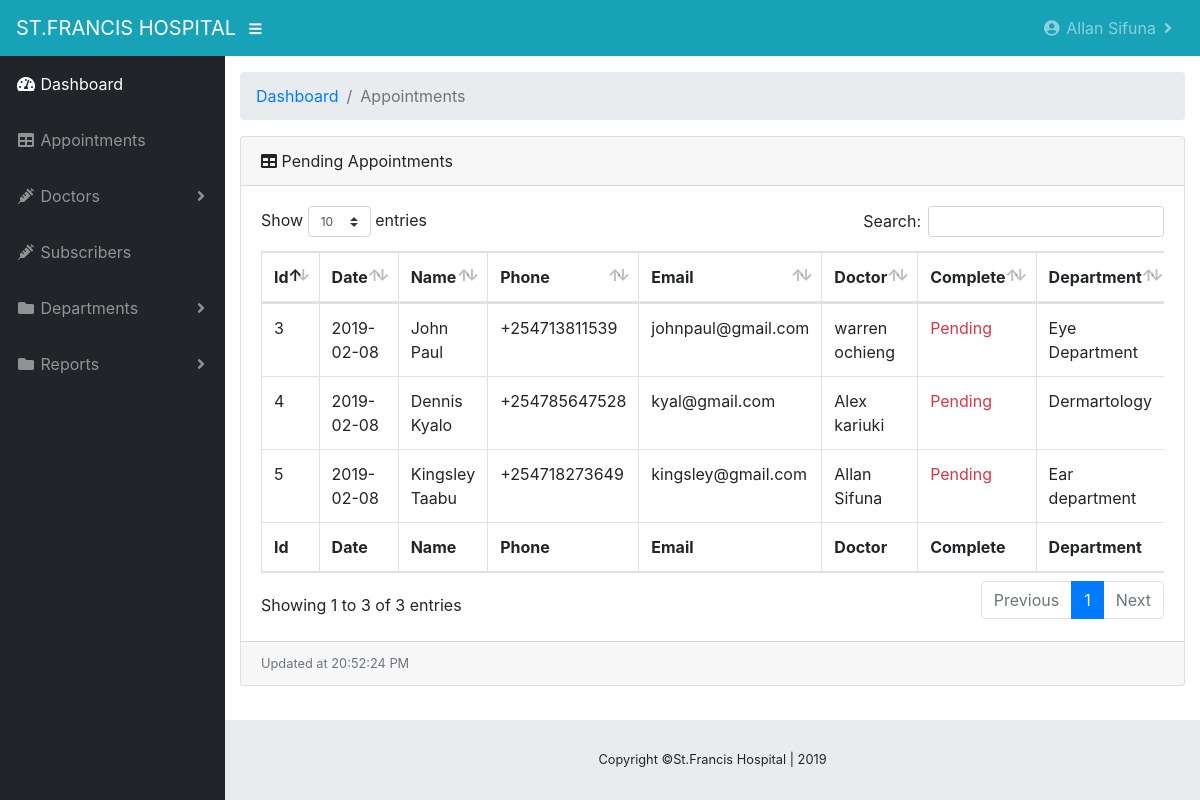
The page /pending (signed in) on the database its author committed.
### medlink/models.py (models this page shows, shortened)
class Doctors(db.Model, UserMixin):
    id = db.Column(db.Integer, primary_key=True, nullable=False)
    fullname = db.Column(db.String(30), unique=True, nullable=False)
    user_role = db.Column(db.String(30), default="User")
    department = db.Column(db.String(30), default="Adminstrator")
    status = db.Column(db.String(20), nullable=False, default="Active")
    email = db.Column(db.String(30), unique=True, nullable=False)
    phone = db.Column(db.String(10), unique=True, nullable=False)
    password = db.Column(db.String(60), nullable=False)
    appointment = db.relationship('Appointment', backref='doctor', lazy=True)

class Appointment(db.Model):
    id = db.Column(db.Integer, primary_key=True, nullable=False)
    fullname = db.Column(db.String(30), nullable=False)
    email = db.Column(db.String(30), nullable=False)
    phone = db.Column(db.String(10), nullable=False)
    appointment_department = db.Column(db.String(30), nullable=False)
    assigned = db.Column(db.String(30), nullable=False, default="False")
    sms_sent = db.Column(db.String(70), nullable=False, default="False")
    print_date = db.Column(db.Integer)
    date_of_booking = db.Column(db.DateTime, nullable=False, default=datetime.utcnow)
    complete = db.Column(db.String(30), nullable=False, default="False")
    doctor_id = db.Column(db.Integer, db.ForeignKey('doctors.id'))

### medlink/doctors/routes.py (the view)
@doctors.route('/pending')
@login_required
def pending():
    now = datetime.utcnow()
    tdelta = timedelta(hours=3)
    now = now + tdelta
    appointments = Appointment.query.filter_by(complete="False").all()
    return render_template('pending_appointments.html', appointments=appointments, now=now)

### medlink/models.py (called while the page is built)
@lm.user_loader
def load_user(doctor_id):
    return Doctors.query.get(int(doctor_id))

### medlink/templates/pending_appointments.html (shortened to what this page needs)
{%extends "admin_layout.html"%}
{%block content%}
  <div class="container-fluid">
          <ol class="breadcrumb">
            <li class="breadcrumb-item">
              <a href="{{url_for('doctors.admin')}}">Dashboard</a>
            </li>
            <li class="breadcrumb-item active">Appointments</li>
          </ol>
          <div class="card mb-3">
            <div class="card-header">
              <i class="fas fa-table"></i>
              Pending Appointments</div>
            <div class="card-body">
              <div class="table-responsive">
                <table class="table table-bordered" id="dataTable" width="100%" cellspacing="0">
                  <thead>
                    <tr>
                      <th>Id</th>
                      <th>Date</th>
                      <th>Name</th>
                      <th>Phone</th>
                      <th>Email</th>
                      <th>Doctor</th>
                      <th>Complete</th>
                      <th>Department</th>
                    </tr>
                  </thead>
                  <tfoot>
                    <tr>
                      <th>Id</th>
                      <th>Date</th>
                      <th>Name</th>
                      <th>Phone</th>
                      <th>Email</th>
                      <th>Doctor</th>
                      <th>Complete</th>
                      <th>Department</th>
                    </tr>
                  </tfoot>
                  <tbody>
                    {%for appointment in appointments%}
                      <tr>
                        <td>{{appointment.id}}</td>
                      <td>{{appointment.date_of_booking.strftime('%Y-%m-%d')}}</td>
                      <td>{{appointment.fullname}}</td>
                      <td>+254{{appointment.phone}}</td>
                      <td>{{appointment.email}}</td>
                      <td>{{appointment.doctor.fullname}}</td>
                      <td>
                      {%if appointment.complete == "False"%}
                        <span class="text-danger">Pending</span>
                      {%else%}
                        <span class="text-success">Complete</span>
                      {%endif%}
                      </td>
                      <td>{{appointment.appointment_department}}</td>
                    </tr>
                    {%endfor%}
                  </tbody>
                </table>
              </div>
            </div>
            <div class="card-footer small text-muted">Updated at {{now.strftime('%X %p')}}</div>
          </div>
        </div>
    </div>
{%endblock content%}

### medlink/templates/admin_layout.html (shortened to what this page needs)
<!DOCTYPE html>
<html lang="en">
  <head>
    <link rel="stylesheet" href="https://maxcdn.bootstrapcdn.com/bootstrap/4.0.0/css/bootstrap.min.css">
  <link rel="stylesheet" href="https://cdnjs.cloudflare.com/ajax/libs/font-awesome/4.7.0/css/font-awesome.min.css">
  <link href=" {{ url_for('static', filename='site/fontawesome-free/css/all.css')}}" rel="stylesheet" type="text/css">
  <link href="{{ url_for('static', filename='site/datatables/dataTables.bootstrap4.css')}}" rel="stylesheet">
  <link href="{{ url_for('static', filename='css/sb-admin.css')}}" rel="stylesheet">
  </head>
  <body id="page-top">
    <nav class="navbar navbar-expand navbar-dark bg-info static-top">
      <a class="navbar-brand mr-1" href="index.html">ST.FRANCIS HOSPITAL</a>
      <button class="btn btn-link btn-sm text-white order-1 order-sm-0" id="sidebarToggle" href="#">
        <i class="fas fa-bars"></i>
      </button>
      <ul class="navbar-nav ml-auto mr-0">
        <li class="nav-item dropdown">
          <a class="nav-link dropdown-toggle" href="#" id="userDropdown" role="button" data-toggle="dropdown" aria-haspopup="true" aria-expanded="false">
            <i class="fas fa-user-circle fa-fw"></i>
            {{current_user.fullname}}
          </a>
        </li>
      </ul>
    </nav>
    <div id="wrapper">
      <ul class="sidebar navbar-nav">
        <li class="nav-item active">
          <a class="nav-link" href="{{url_for('doctors.admin')}}">
            <i class="fas fa-fw fa-tachometer-alt"></i>
            <span>Dashboard</span>
          </a>
        </li>
        <li class="nav-item">
          <a class="nav-link" href="{{url_for('appointments.appointments_route')}}">
            <i class="fas fa-fw fa-table"></i>
            <span>Appointments</span></a>
        </li>
        <li class="nav-item dropdown">
          <a class="nav-link dropdown-toggle" href="#" id="pagesDropdown" role="button" data-toggle="dropdown" aria-haspopup="true" aria-expanded="false">
            <i class="fas fa-fw fa-syringe"></i>
            <span>Doctors</span>
          </a>
        </li>
        <li class="nav-item">
          <a class="nav-link" href="{{url_for('doctors.subscribers')}}">
            <i class="fas fa-fw fa-syringe"></i>
            <span>Subscribers</span></a>
        </li>
        <li class="nav-item dropdown">
          <a class="nav-link dropdown-toggle" href="#" id="pagesDropdown" role="button" data-toggle="dropdown" aria-haspopup="true" aria-expanded="false">
            <i class="fas fa-fw fa-folder"></i>
            <span>Departments</span>
          </a>
        </li>
        <li class="nav-item dropdown">
          <a class="nav-link dropdown-toggle" href="#" id="pagesDropdown" role="button" data-toggle="dropdown" aria-haspopup="true" aria-expanded="false">
            <i class="fas fa-fw fa-folder"></i>
            <span>Reports</span>
          </a>
        </li>
      </ul>
      <div id="content-wrapper">
        {%block content%}{%endblock content%}
        <footer class="sticky-footer">
          <div class="container my-auto">
            <div class="copyright text-center my-auto">
              <span>Copyright ©St.Francis Hospital | 2019</span>
            </div>
          </div>
        </footer>
      </div>
  </body>
</html>

### medlink/static/css/sb-admin.css (style rules this page uses)
html { position: relative; min-height: 100%; }
body { height: 100%; }
#wrapper { display: -webkit-box; display: -ms-flexbox; display: flex; }
#wrapper #content-wrapper { overflow-x: hidden; width: 100%; padding-top: 1rem; padding-bottom: 80px; }
.navbar-nav .nav-item.active .nav-link { color: #fff; }
.navbar-nav .nav-item.dropdown .dropdown-toggle::after { width: 1rem; text-align: center; float: right; vertical-align: 0; border: 0; font-weight: 900; content: '\f105'; font-family: 'Font Awesome 5 Free'; }
.sidebar { width: 90px !important; background-color: #212529; min-height: calc(100vh - 56px); }
.sidebar .nav-item:last-child { margin-bottom: 1rem; }
.sidebar .nav-item .nav-link { text-align: center; padding: 0.75rem 1rem; width: 90px; }
.sidebar .nav-item .nav-link span { font-size: 0.65rem; display: block; }
.sidebar .nav-item.dropdown .dropdown-toggle::after { display: none; }
.sidebar .nav-item .nav-link { color: rgba(255, 255, 255, 0.5); }
@media (min-width: 768px) { .sidebar { width: 225px !important; } }
@media (min-width: 768px) { .sidebar .nav-item .nav-link { display: block; width: 100%; text-align: left; padding: 1rem; width: 225px; } }
@media (min-width: 768px) { .sidebar .nav-item .nav-link span { font-size: 1rem; display: inline; } }
@media (min-width: 768px) { .sidebar .nav-item.dropdown .dropdown-toggle::after { display: block; } }
:root { --input-padding-x: 0.75rem; --input-padding-y: 0.75rem; }
footer.sticky-footer { display: -webkit-box; display: -ms-flexbox; display: flex; position: absolute; right: 0; bottom: 0; width: calc(100% - 90px); height: 80px; background-color: #e9ecef; }
footer.sticky-footer .copyright { line-height: 1; font-size: 0.8rem; }
@media (min-width: 768px) { footer.sticky-footer { width: calc(100% - 225px); } }

### rows shown on the page
Doctors: fullname "Allan Sifuna"
Appointment: id "3", date_of_booking "2019-02-08", fullname "John Paul", phone "713811539", email "johnpaul@gmail.com", doctor.fullname "warren ochieng", complete "Pending", appointment_department "Eye Department"
Appointment: id "4", date_of_booking "2019-02-08", fullname "Dennis Kyalo", phone "785647528", email "kyal@gmail.com", doctor.fullname "Alex kariuki", complete "Pending", appointment_department "Dermartology"
Appointment: id "5", date_of_booking "2019-02-08", fullname "Kingsley Taabu", phone "718273649", email "kingsley@gmail.com", doctor.fullname "Allan Sifuna", complete "Pending", appointment_department "Ear department"

### other values the page prints
{{ now.strftime('%X %p') }} "20:52:24 PM"
